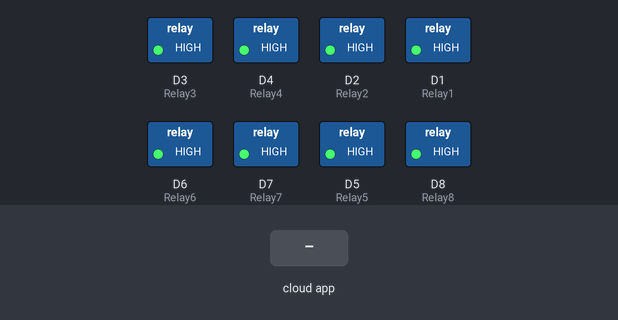
Bench run of a sketch on a simulated ESP8266 (NodeMCU). Shown: switched loads named in the sketch (green lamp = pin HIGH). The test bench sets the inputs (shaded band). WiFi joins after 1.5 s; servers stay silent unless stated; the Firebase database answers and starts empty; what the sketch prints to the serial monitor is not drawn.

Above: at 3.9 s.
4.0 s: the phone or cloud app sets S1 to 1
At 6.2 s:
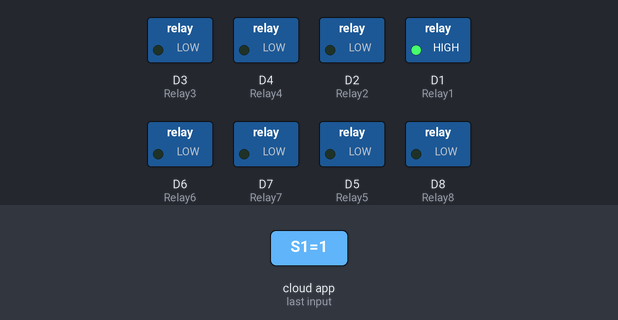
6.6 s: the phone or cloud app sets S2 to 1
At 8.1 s:
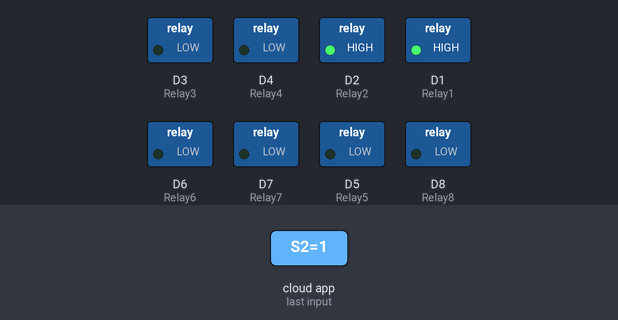
9.0 s: the phone or cloud app sets S3 to 1
At 11.1 s:
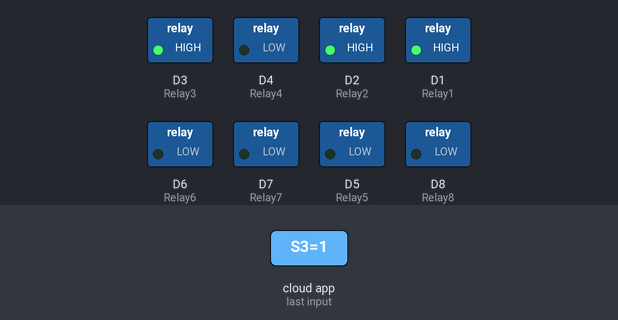
11.4 s: the phone or cloud app sets S4 to 1
At 13.1 s:
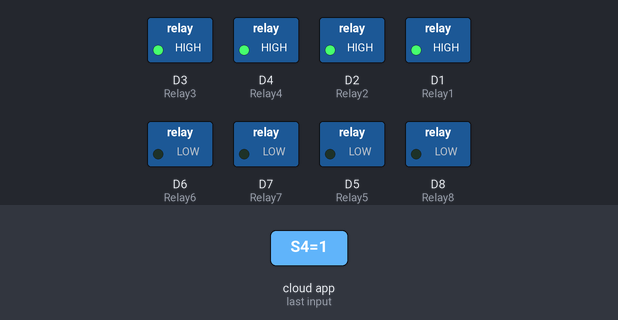
13.8 s: the phone or cloud app sets S5 to 1
At 15.1 s:
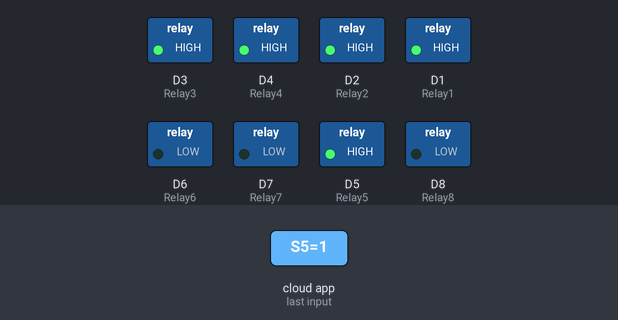
16.2 s: the phone or cloud app sets S6 to 1
At 18.2 s:
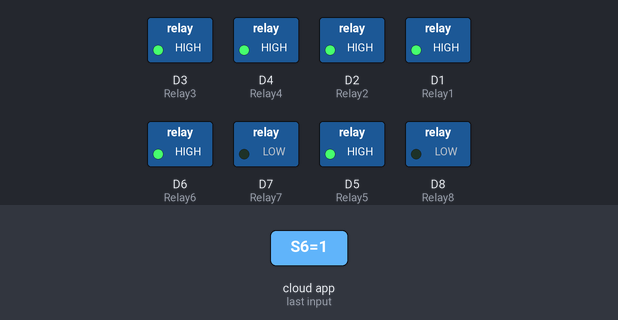
Timing chart, 0 to 19.6 s (numbered marks = the images above; inputs shaded):
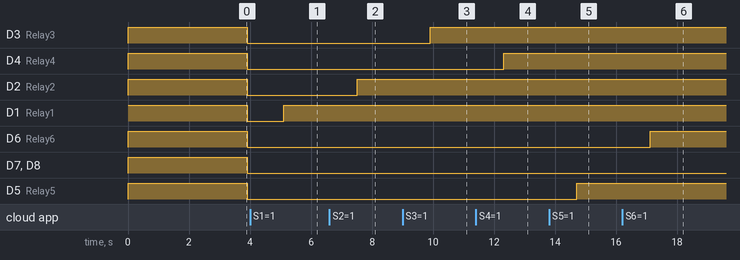

The sketch:

Firebase_HomeAutomation.ino
```cpp
#include <ESP8266WiFi.h>
#include<FirebaseArduino.h>
#define FIREBASE_HOST "home-automation-renato.firebaseio.com"        //Your Firebase Project URL goes here without "http:" , "\" and "/"
#define FIREBASE_AUTH "6NcHOQmciWeAGav4N3NHFlYWhhuuGepPp06TEBmd"     //Your Firebase Database Secret goes here
#define WIFI_SSID "wifi_sem_sinal"                                   //your WiFi SSID for which yout NodeMCU connects
#define WIFI_PASSWORD "contabilidade"                                //Password of your wifi network

#define Relay1 D1
#define Relay2 D2
#define Relay3 D3
#define Relay4 D4
#define Relay5 D5
#define Relay6 D6
#define Relay7 D7
#define Relay8 D8

int val1;
int val2;
int val3;
int val4;
int val5;
int val6;
int val7;
int val8;

void setup()
{
  Serial.begin(115200);                                                   // Select the same baud rate if you want to see the datas on Serial Monitor
  pinMode(Relay1,OUTPUT);
  pinMode(Relay2,OUTPUT);
  pinMode(Relay3,OUTPUT);
  pinMode(Relay4,OUTPUT);
  pinMode(Relay5,OUTPUT);
  pinMode(Relay6,OUTPUT);
  pinMode(Relay7,OUTPUT);
  pinMode(Relay8,OUTPUT);

  digitalWrite(Relay1,HIGH);
  digitalWrite(Relay2,HIGH);
  digitalWrite(Relay3,HIGH);
  digitalWrite(Relay4,HIGH);
  digitalWrite(Relay5,HIGH);
  digitalWrite(Relay6,HIGH);
  digitalWrite(Relay7,HIGH);
  digitalWrite(Relay8,HIGH);

  WiFi.begin(WIFI_SSID,WIFI_PASSWORD);
  Serial.print("connecting");
  while (WiFi.status()!=WL_CONNECTED){
    Serial.print(".");
    delay(500);
  }
  Serial.println();
  Serial.print("connected:");
  Serial.println(WiFi.localIP());

  Firebase.begin(FIREBASE_HOST,FIREBASE_AUTH);
  setValues();
}

void loop()
{
  if (Firebase.failed()) {
    Serial.print("setting number failed:");
    Serial.println(Firebase.error());
    firebasereconnect();
    return;
  }

  setValues();

  setPins();

  setLog();

}

void setPins() {
  digitalWrite(Relay1, val1);
  digitalWrite(Relay2, val2);
  digitalWrite(Relay3, val3);
  digitalWrite(Relay4, val4);
  digitalWrite(Relay5, val5);
  digitalWrite(Relay6, val6);
  digitalWrite(Relay7, val7);
  digitalWrite(Relay8, val8);
}

void setValues() {
  val1 = Firebase.getString("S1").toInt();
  val2 = Firebase.getString("S2").toInt();
  val3 = Firebase.getString("S3").toInt();
  val4 = Firebase.getString("S4").toInt();
  val5 = Firebase.getString("S5").toInt();
  val6 = Firebase.getString("S6").toInt();
  val7 = Firebase.getString("S7").toInt();
  val8 = Firebase.getString("S8").toInt();
}

void firebasereconnect() {
  Serial.println("Trying to reconnect");
  Firebase.begin(FIREBASE_HOST, FIREBASE_AUTH);
  setValues();
}

void setLog() {
  Serial.println("S1 = " + String(val1));
  Serial.println("S2 = " + String(val2));
  Serial.println("S3 = " + String(val3));
  Serial.println("S4 = " + String(val4));
  Serial.println("S5 = " + String(val5));
  Serial.println("S6 = " + String(val6));
  Serial.println("S7 = " + String(val7));
  Serial.println("S8 = " + String(val8));
}
```

Measured:
- after the input at 4.0 s, D1 (Relay1): LOW → HIGH after 1.1 s
- after the input at 6.6 s, D2 (Relay2): LOW → HIGH after 0.91 s
- after the input at 9.0 s, D3 (Relay3): LOW → HIGH after 0.91 s
- after the input at 11.4 s, D4 (Relay4): LOW → HIGH after 0.91 s
- after the input at 13.8 s, D5 (Relay5): LOW → HIGH after 0.92 s
- after the input at 16.2 s, D6 (Relay6): LOW → HIGH after 0.92 s
